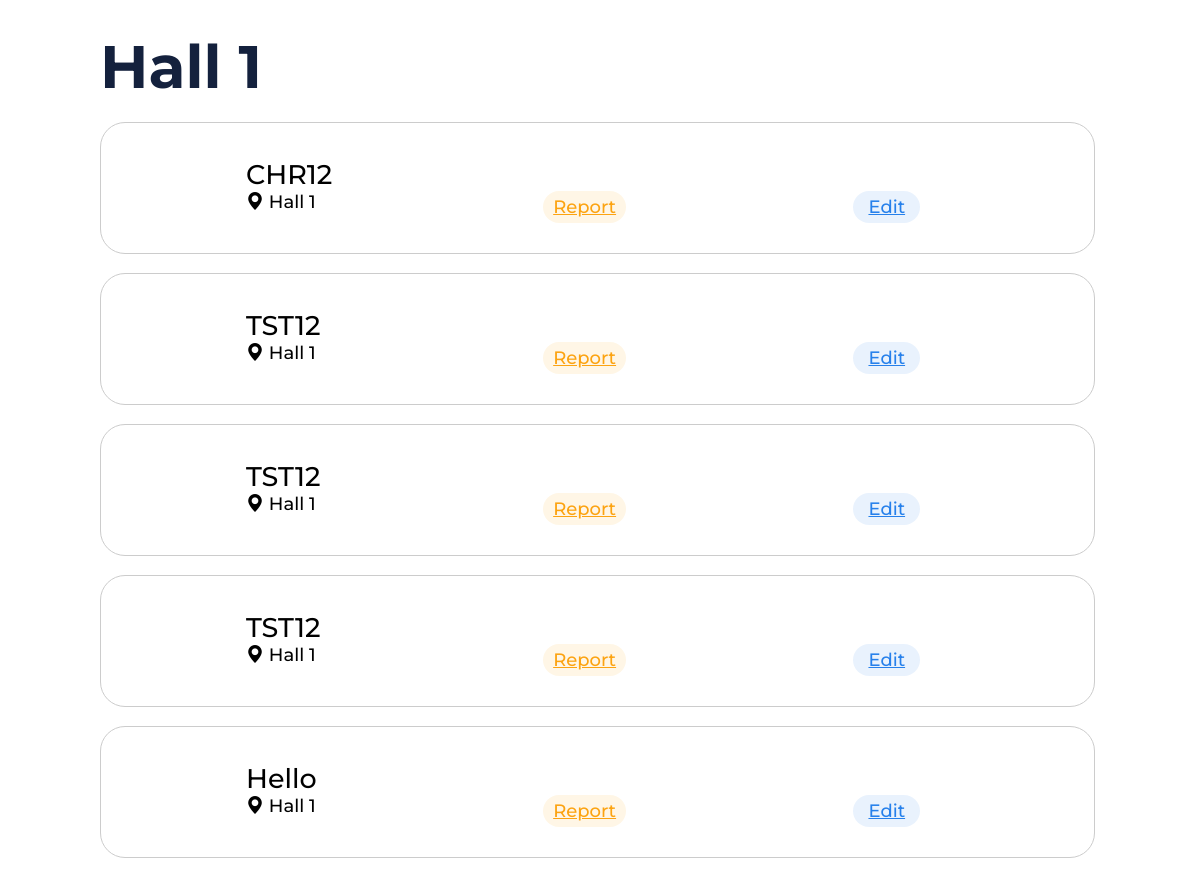
/report/Hall 1/Canada Mandir (signed in), run on the app's committed database.
### authencation/models.py (models this page shows, shortened)
class Area(models.Model):
    name = models.CharField(max_length=200)
    location = models.CharField(max_length=200)
    def __str__(self):
        return self.name
    class Meta:
        unique_together = ('name', 'location',)

### inventory/models.py (models this page shows, shortened)
class Item(models.Model):
    uid = models.IntegerField()
    description = models.CharField(max_length=200)
    details = models.CharField(max_length=1000)
    image = models.ImageField(upload_to='item_pics', blank=True, null=True, max_length=500)
    quantity = models.IntegerField()
    code = models.CharField(max_length=5)
    area = models.ForeignKey(Area, null=True, on_delete=models.SET_NULL)
    approved = models.BooleanField(default=False)
    slug = models.CharField(max_length=1000, null=True, blank=True)

### inventory/views.py (the view)
# urls.py: path("report/<str:area>/<str:location>", ReportTable.as_view(), name="report"),
class ReportTable(LoginRequiredMixin, ListView):
    model = Item
    template_name = "inventory/report.html"
    success_url = "/"
    ordering = ['id']
    context_object_name = 'items'
    paginate_by = 5
    def get_queryset(self):
        try:
            area = Area.objects.get(name=self.kwargs["area"],
                                    location=self.kwargs["location"])
            return Item.objects.filter(area=area)
        except:
            return Item.objects.all()
    def get_context_data(self, **kwargs):
        context = super(ReportTable, self).get_context_data(**kwargs)
        context["area"] = self.kwargs["area"]
        context["location"] = self.kwargs["location"]
        return context

### authencation/models.py (called while the page is built)
    @property
    def is_active(self):
        return self.active

### inventory/templates/inventory/report.html (shortened to what this page needs)
{% extends "main/base.html" %}
{% load static %}
{% load crispy_forms_tags %}
{% block style %}
<link rel="stylesheet" href='{% static "css/report_items.css" %}'/>
{% endblock %}
{% block content %}
<div class="container">
    <div class="main">
        <h1>{{area}}</h1>
        <br>
        {%for item in items%}
         <div class="card" style="background-color: white;">
                <div class="circle">
                </div>
                <div class="text">
                    <h2 style="font-weight:500">{{item.code}}</h2>
                    <div class="button-row">
                        <div>
                            <i class="bi bi-geo-alt-fill"></i>
                            <p>{{ item.area }}</p>
                        </div>
                        <a href="{% url 'report-detail' item.slug %}" class="report">Report</a>
                        <a href="#" class="edit">Edit</a>
                    </div>
                </div>
            </div>
        <br>
        {% endfor %}
    </div>
</div>
{% endblock %}

### static/css/base.css (style rules this page uses)
:root { --navy: #14213D; --buttoncolor: #FCA311; --textcolor: #000000; --whitespace: #ffffff; --secondary: #E5E5E5; }
* { font-family: 'Montserrat', sans-serif; margin: 0; }

### static/css/report_items.css (style rules this page uses)
:root { --navy: #14213D; --buttoncolor: #FCA311; --textcolor: #000000; --whitespace: #ffffff; --secondary: #E5E5E5; }
* { font-family: 'Montserrat', sans-serif; margin: 0; }
h1 { font-size: 60px; color: var(--navy) }
.main { margin: 30px; margin-left: 100px; }
.card { display: flex; padding: 15px; width: 90%; background-color: var(--secondary); border: 1px solid #ccc; border-radius: 25px; }
.circle { border-radius: 50%; height: 100px; width: 100px; overflow: hidden; display: inline-block; justify-content: center; align-items: center; }
.text { width: 70%; font-size: 18px; display: block; margin-top: 20px; margin-left: 30px; margin-right: 30px; font-weight: 500; }
.button-row { display: flex; justify-content: space-between; }
p { display: inline-block; }
.report { cursor: pointer; color: var(--buttoncolor); padding-left: 10px; padding-top: 5px; padding-bottom: 5px; padding-right: 10px; border-radius: 25px; background-color: rgba(252, 162, 17, 0.1); }
.edit { cursor: pointer; color: #2680EB; padding-left: 15px; padding-top: 5px; padding-bottom: 5px; padding-right: 15px; border-radius: 25px; background-color: rgba(38,127, 235, 0.1); }

### data on the page
Area: name "Hall 1"
Item: code "CHR12", area "Hall 1"
Item: code "TST12", area "Hall 1"
Item: code "TST12", area "Hall 1"
Item: code "TST12", area "Hall 1"
Item: code "Hello", area "Hall 1"
